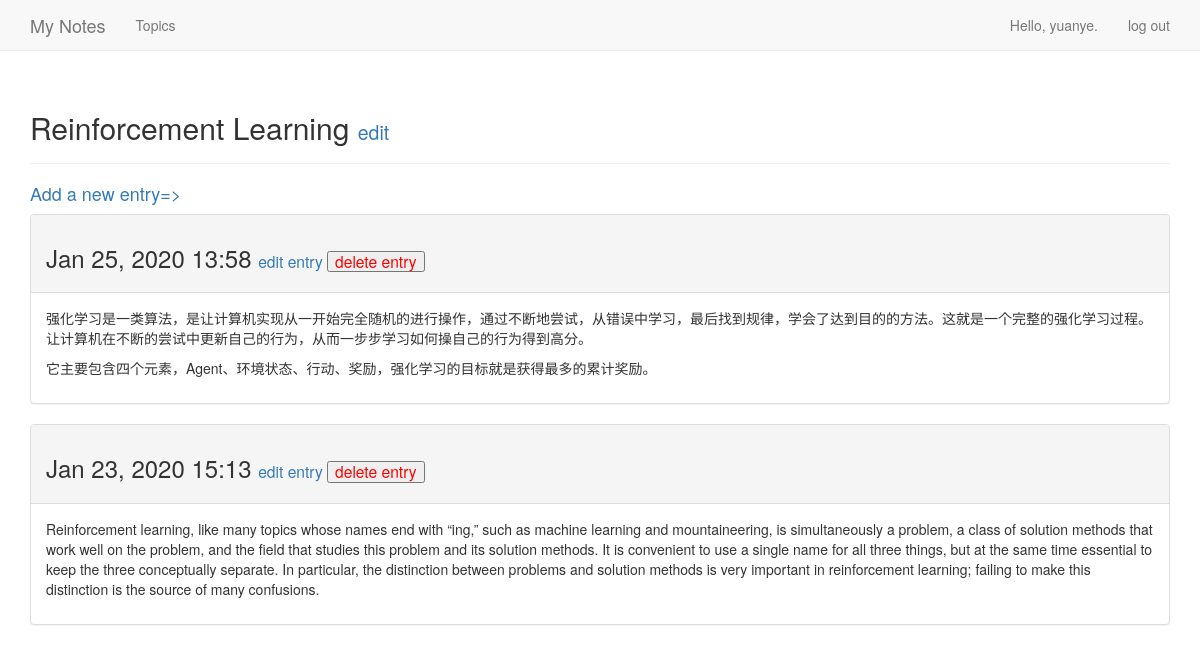
The page /topics/1/ (signed in) on the database its author committed.
### my_notes_app/models.py (models this page shows, shortened)
class Topic(models.Model):
    text = models.CharField(max_length=200)
    date_added = models.DateTimeField(auto_now_add=True)
    owner = models.ForeignKey(User, on_delete=models.CASCADE)
    def __str__(self):
        return self.text

class Entry(models.Model):
    topic = models.ForeignKey(Topic, on_delete=models.CASCADE)
    text = models.TextField()
    date_added = models.DateTimeField(auto_now_add=True)
    class Meta:
        verbose_name_plural = 'entries'

### my_notes_app/views.py (the view)
# urls.py: path('topics/<topic_id>/', views.topic, name='topic'),
@login_required
def topic(request, topic_id):
    topic_ = Topic.objects.get(id=topic_id)
    check_topic_owner(request.user, topic_)
    entries = topic_.entry_set.order_by('-date_added')
    context = {'topic': topic_, 'entries': entries}
    return render(request, 'my_notes_app/topic.html', context)

### my_notes_app/views.py (called while the page is built)
def check_topic_owner(user, topic):
    if topic.owner != user:
        raise Http404

### my_notes_app/templates/my_notes_app/topic.html (shortened to what this page needs)
{% extends 'my_notes_app/base.html'%}
{% block header %}
    <h2>
        {{ topic }}
        <small>
            <a href="{% url 'my_notes_app:edit_topic' topic.id %}">edit</a>
        </small>
    </h2>
{% endblock header %}
{% block content %}
    <h4><a href="{% url 'my_notes_app:new_entry' topic.id %}">Add a new entry=></a></h4>
    {% for entry in entries %}
        <div class="panel panel-default" id="{{ entry.id }}">
            <div class="panel-heading">
                <h3>
                    {{ entry.date_added|date:'M d, Y H:i' }}
                    <small>
                        <a href="{% url 'my_notes_app:edit_entry' entry.id %}">edit entry</a>
                        <button onclick="confirm_delete({{ entry.id }})">
                            <font color="red">
                                delete entry
                            </font>
                        </button>
                    </small>
                </h3>
            </div>
            <div class="panel-body">
                {{ entry.text|linebreaks }}
            </div>
        </div>
    {% empty %}
        <h4>There are no entries for this topic yet. Click "Add a new entry" to start your notes.</h4>
    {% endfor %}
{% endblock content %}

### my_notes_app/templates/my_notes_app/base.html (shortened to what this page needs)
{% load bootstrap3 %}
<!DOCTYPE html>
<html lang="en">
    <head>
        {% bootstrap_css %}
    </head>
    <body>
        <nav class="navbar navbar-default navbar-static-top">
            <div class="container">
                <div class="navbar-header">
                    <a class="navbar-brand" href="{% url 'my_notes_app:index' %}">
                        My Notes
                    </a>
                </div>
                <div id="navbar" class="navbar-collapse collapse">
                    <ul class="nav navbar-nav">
                        <li><a href="{% url 'my_notes_app:topics' %}">Topics</a></li>
                    </ul>
                    <ul class="nav navbar-nav navbar-right">
                        {% if user.is_authenticated %}
                            <li><a>Hello, {{ user.username }}.</a></li>
                            <li><a href="{% url 'users:logout' %}">log out</a></li>
                        {% else %}
                            <li><a href="{% url 'users:register' %}">register</a></li>
                            <li><a href="{% url 'users:login' %}">log in</a></li>
                        {% endif %}
                    </ul>
                </div>
            </div>
        </nav>
        <div class="container">
            <div class="page-header">{% block header %}{% endblock header %}</div>
            <div>{% block content %}{% endblock content %}</div>
        </div>
    </body>
</html>

### rows shown on the page
Topic: text "Reinforcement Learning"
Entry: date_added "Jan 25, 2020 13:58", text "强化学习是一类算法，是让计算机实现从一开始完全随机的进行操作，通过不断地尝试，从错误中学习，最后找到规律，学会了达到目的的方法。这就是一个完整的强化学习过程。让计算机在不断的尝试中更新自己的行为，从而一步步学习如何操自己的行为得到高分。 它主要包含四个元素，Agent、环境状态、行动、奖励，强化学习的目标就是获得最多的累计奖励。"
Entry: date_added "Jan 23, 2020 15:13", text "Reinforcement learning, like many topics whose names end with “ing,” such as machine learning and mountaineering, is simultaneously a problem, a class of solution methods that work well on the problem, and the field that studies this problem and its solution methods. It is convenient to use a single name for all three things, but at the same time essential to keep the three conceptually separate. In particular, the distinction between problems and solution methods is very important in reinforcement learning; failing to make this distinction is the source of many confusions."

### other values the page prints
{{ user.username }} "yuanye"
